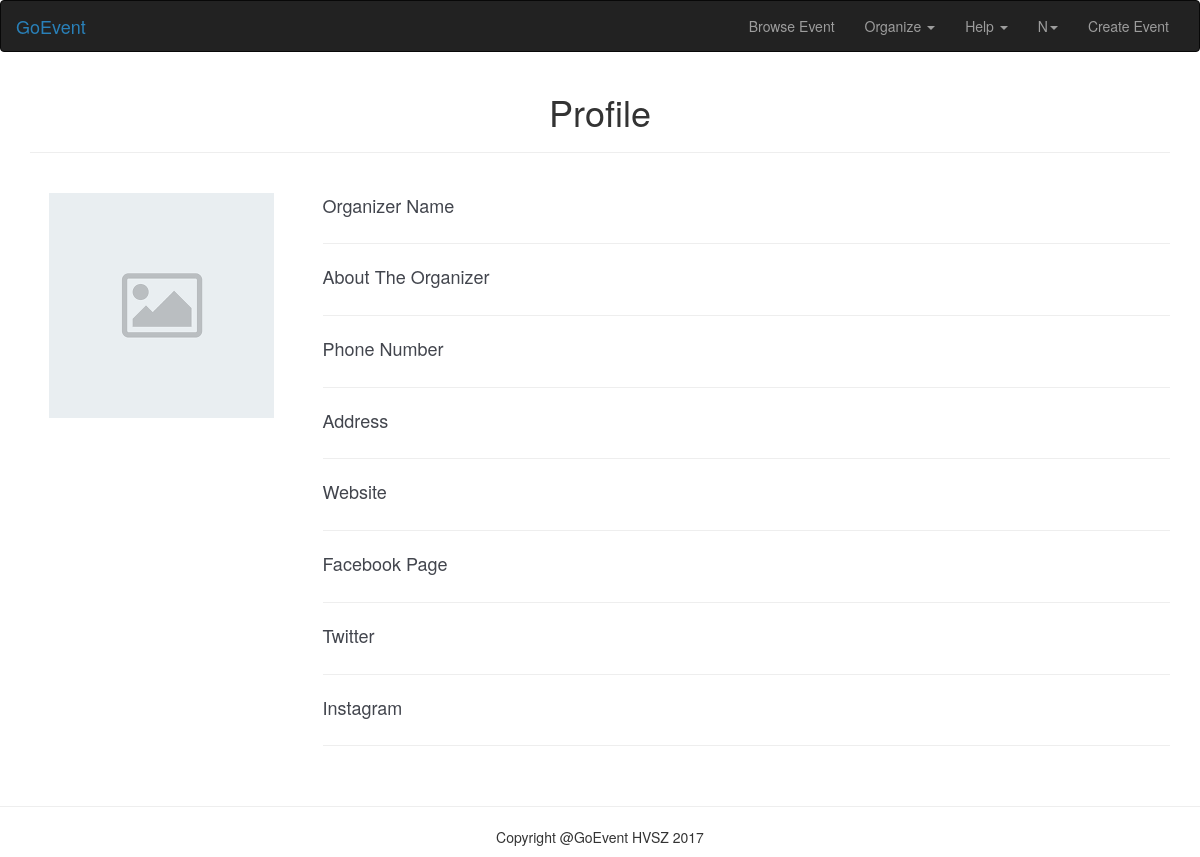
Page /pages/organizer_profile_view/index.php (signed in) on the earlier database version.
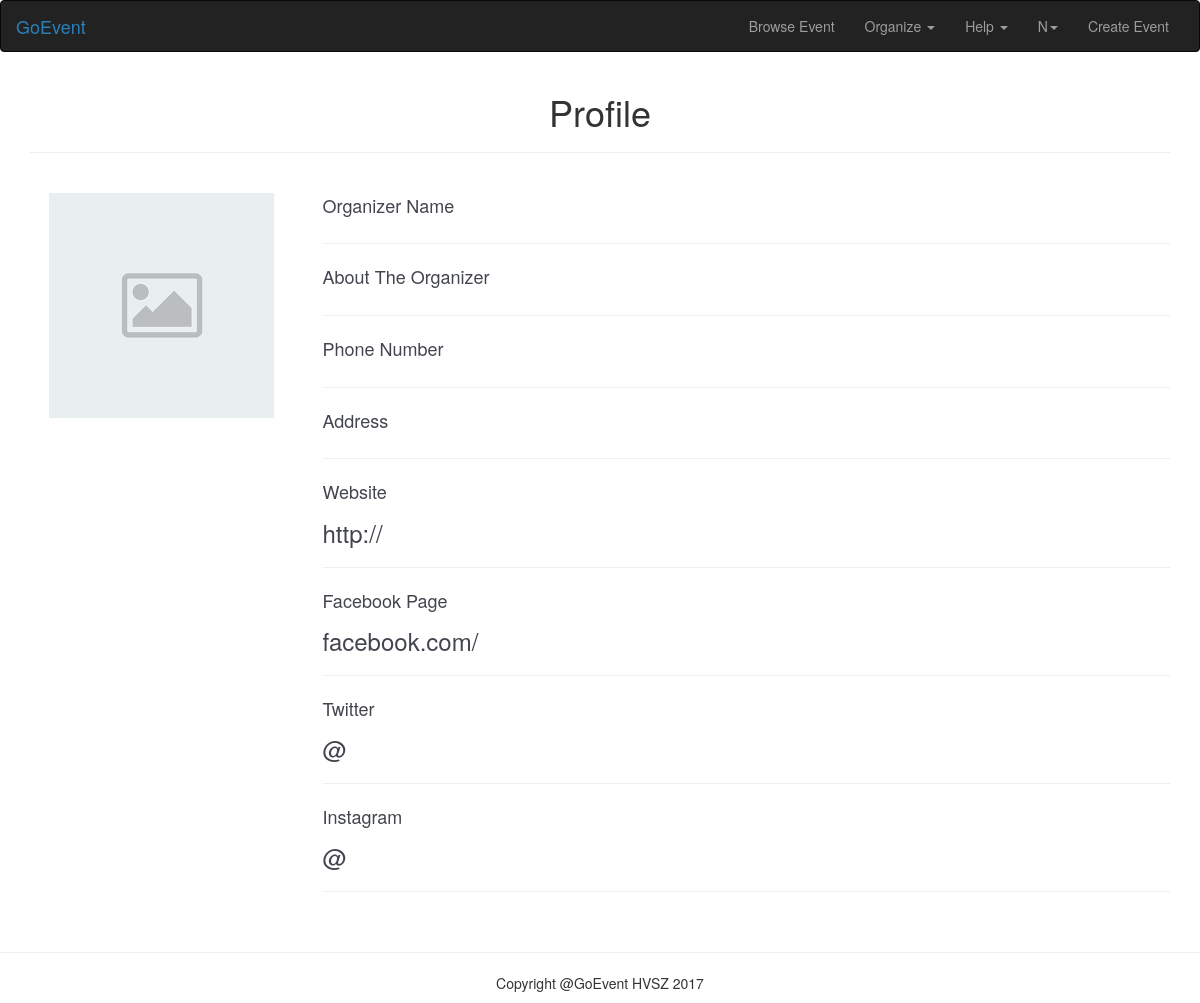
Same page on the later database version.
### tables this page shows
CREATE TABLE `organizer` (
  `organizer_id` int(11) NOT NULL,
  `organizer_name` varchar(30) NOT NULL,
  `organizer_description` text NOT NULL,
  `organizer_phone_number` varchar(100) NOT NULL,
  `organizer_address` text NOT NULL,
  `organizer_website` text NOT NULL,
  `organizer_facebook` varchar(100) NOT NULL,
  `organizer_twitter` varchar(100) NOT NULL,
  `organizer_instagram` varchar(100) NOT NULL,
  `organizer_photo` text NOT NULL
);

### pages/backend/organizer_profile_view.php (called while the page is built)
<?php
    include('dbconnect.php');
    $organizer_id = $_GET['organizer_id'];
    $organizer_query="SELECT * FROM organizer WHERE organizer_id='$organizer_id'";
    $organizer=mysqli_query($connect, $organizer_query);
    $item=mysqli_fetch_array($organizer);
?>

### pages/organizer_profile_view/index.php (the view, shortened to what this page needs)
<?php
    require_once '../backend/organizer_profile_view.php';
     $organizer_query = mysqli_query($connect, "SELECT * FROM organizer WHERE organizer_id = '$mark'");
     $organizer_query = mysqli_fetch_assoc($organizer_query);
?>
<!DOCTYPE html>
<html lang="en" >
<head>
  <link href="../../css/bootstrap.min.css" rel="stylesheet">
  <link href="../../css/style.css" rel="stylesheet" />
  <link rel="stylesheet" href="https://maxcdn.bootstrapcdn.com/bootstrap/3.3.7/css/bootstrap.min.css">
    <link rel="stylesheet" href="https://cdnjs.cloudflare.com/ajax/libs/bootstrap-select/1.12.4/css/bootstrap-select.min.css">
</head>
<body>
    <nav class="navbar navbar-inverse">
        <div class="container-fluid">
          <div class="navbar-header">
            <a class="navbar-brand" id="goevent_color" href="../../">GoEvent</a>
          </div>
          <div class="collapse navbar-collapse" id="bs-example-navbar-collapse-1">
            <ul class="nav navbar-nav navbar-right">
              <li><a href="../../pages/browse_event">Browse Event</a></li>
              <li class="dropdown">
                <a href="#" class="dropdown-toggle" data-toggle="dropdown" role="button" aria-haspopup="true" aria-expanded="false">Organize <span class="caret"></span></a>
              </li>
              <li class="dropdown">
                <a href="#" class="dropdown-toggle" data-toggle="dropdown" role="button" aria-haspopup="true" aria-expanded="false">Help <span class="caret"></span></a>
              </li>
              <?php if (!empty($_SESSION['user_id'])) { ?>
              <li class="dropdown">
                <a href="#" class="dropdown-toggle" data-toggle="dropdown" role="button" aria-haspopup="true" aria-expanded="false"><?php $user_name = $_SESSION['user_name']; echo strtoupper(substr($user_name,0,1)) ?><span class="caret"></span></a>
              </li>
              <?php } else {
               header('Location: ../sign_in/' );
              } ?>
              <li><a href="../../pages/organizer_profile_choose_create">Create Event</a></li>
            </ul>
          </div>
        </div>
    </nav>
  <div class="container">
    <div class="row">
      <div class="col-lg-12 text-center">
        <h1><?php echo $item['organizer_name']?> Profile</h1>
        <hr />
      </div>
    </div>
    <br />
    <div class="row">
      <div class="col-lg-3 text-center">
        <div>
          <img id="blah" src="../../photo_organizer/<?php echo $organizer_query['organizer_photo']?>" onError="this.onerror=null;this.src='../../images/default.png';" class="img-responsive" style="margin: 0 auto;" />
          <br />
        </div>
      </div>
      <div class="col-lg-9">
              <div>
                <label id="date_card" style="font-size: 18px;" for="exampleInputEmail1">Organizer Name</label>
                <hr />
              </div>
              <div>
                  <label id="date_card" style="font-size: 18px;" for="exampleInputEmail1">About The Organizer</label>
                <hr />
              </div>
              <div>
                <label id="date_card" style="font-size: 18px;" for="exampleInputEmail1">Phone Number</label>
                <hr />
              </div>
                <div>
                  <label id="date_card" style="font-size: 18px;" for="exampleInputEmail1">Address</label>
                <hr />
                </div>
              <div>
                <label id="date_card" style="font-size: 18px;" for="exampleInputEmail1">Website</label>
                <h4 id="date_card" style="font-size: 24px;"><?php echo $item['organizer_website']?></h4>
                <hr />
              </div>
              <div>
                <label id="date_card" style="font-size: 18px;" for="exampleInputEmail1">Facebook Page</label>
                <h4 id="date_card" style="font-size: 24px;"><?php echo $item['organizer_facebook']?></h4>
                <hr />
              </div>
              <div>
                <label id="date_card" style="font-size: 18px;" for="exampleInputEmail1">Twitter</label>
                <h4 id="date_card" style="font-size: 24px;"><?php echo $item['organizer_twitter']?></h4>
                <hr />
              </div>
              <div>
                <label id="date_card" style="font-size: 18px;" for="exampleInputEmail1">Instagram</label>
                <h4 id="date_card" style="font-size: 24px;"><?php echo $item['organizer_instagram']?></h4>
                <hr />
              </div>
              <br />
      </div>
    </div>
  </div>
  <footer>
    <hr />
    <div class="container">
      <p class="text-center">Copyright @GoEvent   HVSZ 2017</p>
    </div>
  </footer>
</body>
</html>

Differences in the rows shown:
added organizer: organizer_website "http://", organizer_facebook "facebook.com/", organizer_twitter "@", organizer_instagram "@"
